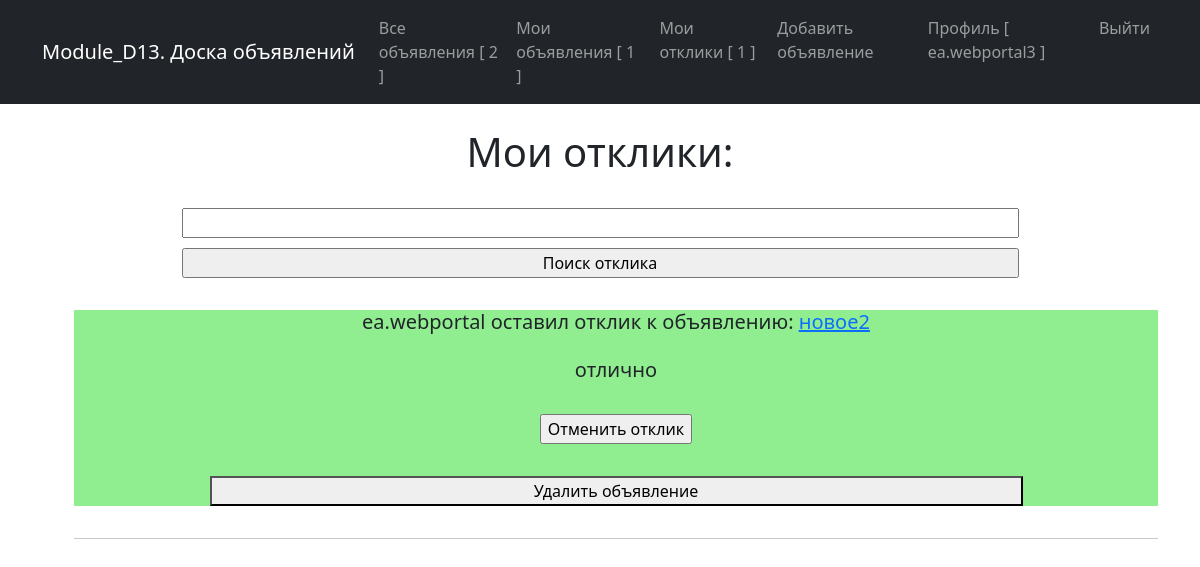
/offers (signed in), run on the app's committed database.
### ads/models.py (models this page shows, shortened)
class Offer(models.Model):
    ad = models.ForeignKey(Ad, on_delete=models.CASCADE)
    user = models.ForeignKey('auth.User', on_delete=models.CASCADE)
    posted = models.DateTimeField(auto_now_add=True)
    text = models.TextField()
    is_accepted = models.BooleanField(default=False)

class Ad(models.Model):
    author = models.ForeignKey('auth.User', on_delete=models.CASCADE)
    category = models.CharField(
        max_length=2,
        choices=[
            ('TA', 'Танки'),
            ('HE', 'Хилы'),
            ('DD', 'ДД'),
            ('TO', 'Торговцы'),
            ('GI', 'Гилдмастеры'),
            ('KV', 'Квестгиверы'),
            ('KU', 'Кузнецы'),
            ('KO', 'Кожевники'),
            ('ZE', 'Зельевары'),
            ('MZ', 'Мастера заклинаний')
        ],
        default='TA'
    )
    posted = models.DateTimeField(auto_now_add=True)
    title = models.CharField(max_length=255)
    content = models.TextField()
    image1 = models.ImageField(upload_to='images/', null=True, blank=True)
    image2 = models.ImageField(upload_to='images/', null=True, blank=True)
    image3 = models.ImageField(upload_to='images/', null=True, blank=True)
    video = models.FileField(upload_to='videos/', null=True, blank=True,
                             validators=[validate_video_format])
    def get_absolute_url(self):
        return reverse('ad_detail', kwargs={'pk': self.pk})

### ads/views.py (the view, shortened to what this page needs)
# urls.py: path('offers', OfferListView.as_view(), name='offers'),
class OfferListView(LoginRequiredMixin, ListView):
    model = Offer
    template_name = 'ads/offers.html'
    context_object_name = 'offers'
    def get_context_data(self, **kwargs):
        context = super().get_context_data(**kwargs)
        context['filter'] = OfferFilter(
            self.request.GET, queryset=self.get_queryset()
        )
        return context
    def get_queryset(self):
        context = Offer.objects.filter(ad__author=self.request.user)
        return context

### billboard_project/context_processors.py (called while the page is built)
def counters(request):
    if request.user.is_authenticated:
        return {
            'all_ads': Ad.objects.all(),
            'user_ads': Ad.objects.filter(author=request.user),
            'user_offers': Offer.objects.filter(ad__author=request.user),
        }
    else:
        return {
            'all_ads': Ad.objects.none(),
            'user_ads': Ad.objects.none(),
            'user_offers': Offer.objects.none(),
        }

### templates/ads/offers.html (shortened to what this page needs)
{% extends 'default.html' %}
{% load static %}
{% block content %}
<h1>Мои отклики:</h1>
  <form method="GET">
    {{ filter.form }}
    <input type="submit" value="Поиск отклика">
  </form>
  <ul style="list-style-type:none;">
    {% for offer in filter.qs %}
      <li {% if offer.is_accepted %} style="background-color:lightgreen;"{% endif %}>
        <div>
          <h5>
            <span>
              {{ offer.user }} оставил отклик к объявлению:
              <a href="{{ offer.ad.get_absolute_url }}">{{offer.ad.title | truncatechars:50 }}</a>
            </span>
            <br> <br>
            {{ offer.text }}
          </h5>
        </div>
        <br>
        <a href="{% url 'offer_accept' offer.pk %}">
          {% if not offer.is_accepted %}
            <input type="submit" value="Принять отклик">
          {% else %}
            <input type="submit" value="Отменить отклик">
          {% endif %}
        </a>
        <form action="{% url 'offer_delete' offer.pk %}" method="post">
          <button> Удалить объявление </button>
        </form>
      </li><hr>
    {% endfor %}
  </ul>
{% endblock content %}

### templates/default.html (shortened to what this page needs)
{% load static %}
<!DOCTYPE html>
<html lang="en">
    <head>
        <link href="{% static 'css/styles.css' %}" rel="stylesheet" >
        <link href="{% static 'css/billboard.css' %}" rel="stylesheet">
    </head>
    <body>
        <nav class="navbar navbar-expand-lg navbar-dark bg-dark">
            <div class="container">
                <a class="navbar-brand" href="/">Module_D13. Доска объявлений</a>
                <div class="collapse navbar-collapse" id="navbarSupportedContent">
                    <ul class="navbar-nav ms-auto mb-2 mb-lg-0">
                        <li class="nav-item"><a class="nav-link" aria-current="page" href="/">Все объявления [ {{ all_ads | length }} ]</a></li>
                        <li class="nav-item"><a class="nav-link" href="{% url 'my_ads' %}">Мои объявления [ {{ user_ads | length }} ]</a></li>
                        <li class="nav-item"><a class="nav-link" href="{% url 'offers' %}">Мои отклики [ {{ user_offers | length }} ]</a></li>
                        <li class="nav-item"><a class="nav-link" href="{% url 'ad_create' %}">Добавить объявление</a></li>
                        <li class="nav-item"><a class="nav-link" href="{% url 'user_detail' %}">Профиль [ {{ request.user.username }} ]</a></li>
                        <li class="nav-item"><a class="nav-link" href="{% url 'account_logout' %}">Выйти</a></li>
                    </ul>
                </div>
            </div>
        </nav>
        <div class="container">
            <div class="row">
                <div class="col-lg-12 text-center">
                    <main>
                        <br>
                        {% block content %}
                        {% endblock content %}
                    </main>
                </div>
            </div>
        </div>
    </body>
</html>

### data on the page
Offer: user "ea.webportal", ad "новое2", text "отлично"

### other printed values
{{ all_ads | length }} "2"
{{ user_ads | length }} "1"
{{ user_offers | length }} "1"
{{ request.user.username }} "ea.webportal3"
